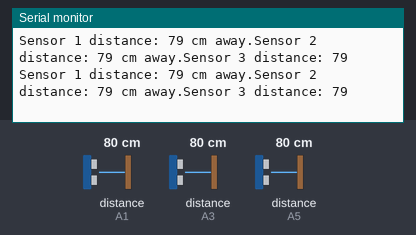
Recording of a sketch running on a simulated Arduino Uno, built with avr-gcc and run on an emulated ATmega328P. Shown: the last lines printed to the serial monitor. Wiring (inferred from the names in the program): 3 × ultrasonic range finder: trigger A0, echo A1 / trigger A2, echo A3 / trigger A4, echo A5. The test bench sets the inputs (shaded band); at power-on: distance to the obstacle (sensors on A1, A3, A5) 80 cm. The echo pulse lasts 58.3 µs per cm.

Above: at 1.8 s.
1.9 s: distance to the obstacle (sensor on A1) set to 2 cm
At 2.8 s:
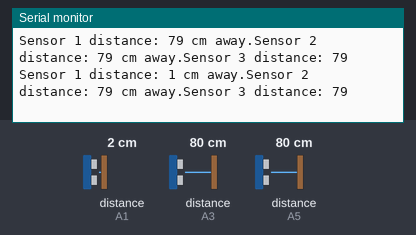
3.4 s: distance to the obstacle (sensor on A3) set to 2 cm
At 4.7 s:
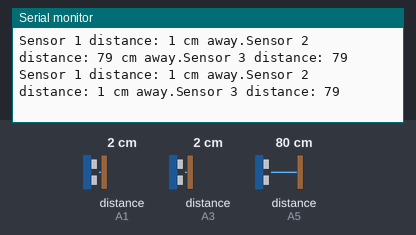
4.9 s: distance to the obstacle (sensor on A5) set to 2 cm
At 6.0 s:
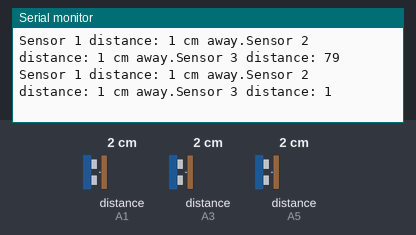
6.4 s: distance to the obstacle (sensor on A1) set to 4 cm
At 7.7 s:
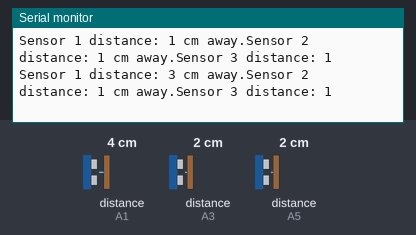
7.9 s: distance to the obstacle (sensor on A3) set to 4 cm
At 9.0 s:
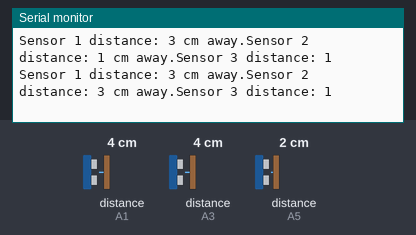
9.4 s: distance to the obstacle (sensor on A5) set to 4 cm
At 11.1 s:
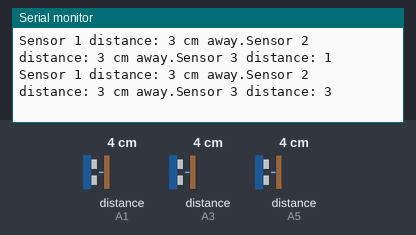
Timing chart, 0 to 11.9 s (numbered marks = the images above; inputs shaded):
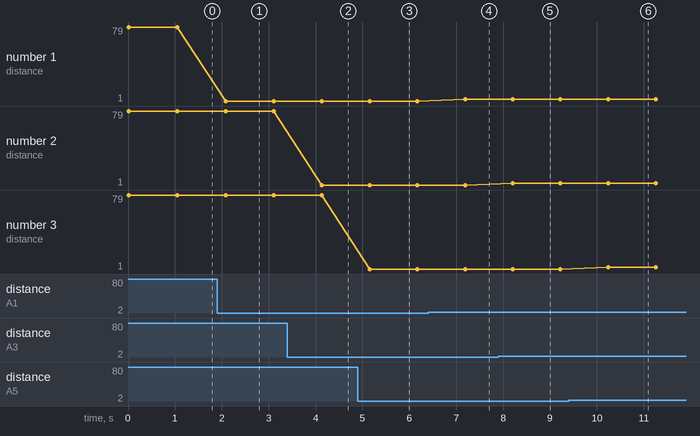

Measured:
- after the input at 1.9 s, the serial monitor: prints a new line after 0.18 s (image 1)
- after the input at 3.4 s, the serial monitor: prints a new line after 0.73 s (image 2)
- after the input at 4.9 s, the serial monitor: prints a new line after 0.25 s (image 3)
- after the input at 6.4 s, the serial monitor: prints a new line after 0.79 s (image 4)
- after the input at 7.9 s, the serial monitor: prints a new line after 0.31 s (image 5)
- after the input at 9.4 s, the serial monitor: prints a new line after 0.84 s (image 6)

The sketch:

3_sonar.ino
```cpp
#define trigPin1 A0 //trigger pin of sonar sensor 1
#define echoPin1 A1 //echo pin of sonar sensor 1
#define trigPin2 A2 //trigger pin of sonar sensor 2
#define echoPin2 A3 //echo pin of sonar sensor 2
#define trigPin3 A4 //trigger pin of sonar sensor 3
#define echoPin3 A5 //echo pin of sonar sensor 3

long duration, distance, sensor1,sensor2,sensor3;

void setup()
{
Serial.begin (9600);
pinMode(trigPin1, OUTPUT);
pinMode(echoPin1, INPUT);
pinMode(trigPin2, OUTPUT);
pinMode(echoPin2, INPUT);
pinMode(trigPin3, OUTPUT);
pinMode(echoPin3, INPUT);
}

void loop() {
SonarSensor(trigPin1, echoPin1);
sensor1 = distance;
SonarSensor(trigPin2, echoPin2);
sensor2 = distance;
SonarSensor(trigPin3, echoPin3);
sensor3 = distance;

Serial.print("Sensor 1 distance: ");
Serial.print(sensor1);
Serial.print(" cm away.");
Serial.print("Sensor 2 distance: ");
Serial.print(sensor2);
Serial.print(" cm away.");
Serial.print("Sensor 3 distance: ");
Serial.println(sensor3);
delay(1000);
}

void SonarSensor(int trigPin,int echoPin)
{
digitalWrite(trigPin, LOW);
delayMicroseconds(2);
digitalWrite(trigPin, HIGH);
delayMicroseconds(10);
digitalWrite(trigPin, LOW);
duration = pulseIn(echoPin, HIGH);
distance = (duration/2) / 29.1;

}
```
